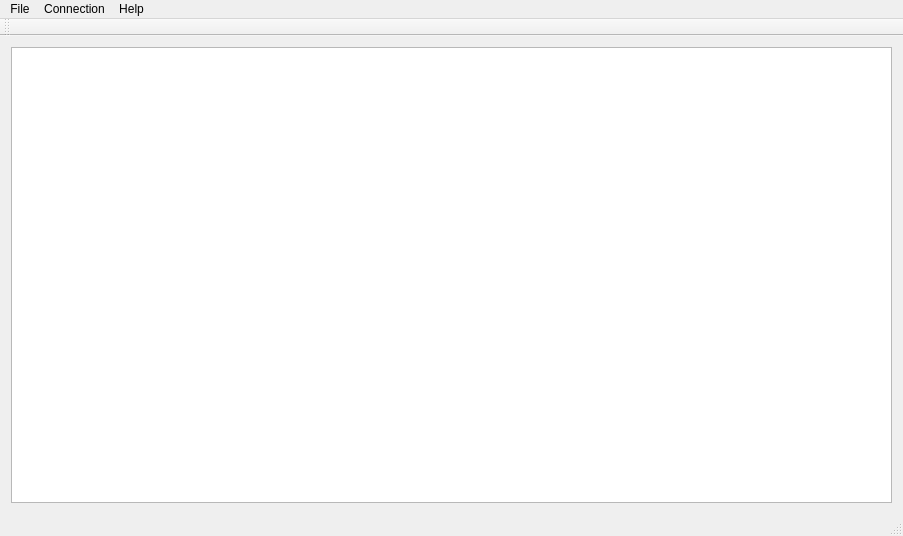
<?xml version="1.0" encoding="UTF-8"?>
<ui version="4.0">
 <class>MainWindow</class>
 <widget class="QMainWindow" name="MainWindow">
  <property name="geometry">
   <rect>
    <x>0</x>
    <y>0</y>
    <width>903</width>
    <height>536</height>
   </rect>
  </property>
  <property name="windowTitle">
   <string>Oscilloscope example</string>
  </property>
  <widget class="QWidget" name="centralWidget">
   <layout class="QHBoxLayout" name="horizontalLayout">
    <item>
     <widget class="QChartView" name="chartView"/>
    </item>
   </layout>
  </widget>
  <widget class="QMenuBar" name="menuBar">
   <property name="geometry">
    <rect>
     <x>0</x>
     <y>0</y>
     <width>903</width>
     <height>20</height>
    </rect>
   </property>
   <widget class="QMenu" name="menuFile">
    <property name="title">
     <string>File</string>
    </property>
    <addaction name="actionQuit"/>
   </widget>
   <widget class="QMenu" name="menuConnection">
    <property name="title">
     <string>Connection</string>
    </property>
    <addaction name="actionConnect"/>
    <addaction name="actionDisconnect"/>
   </widget>
   <widget class="QMenu" name="menuAbout">
    <property name="title">
     <string>Help</string>
    </property>
    <addaction name="actionInfo"/>
   </widget>
   <addaction name="menuFile"/>
   <addaction name="menuConnection"/>
   <addaction name="menuAbout"/>
  </widget>
  <widget class="QToolBar" name="mainToolBar">
   <attribute name="toolBarArea">
    <enum>TopToolBarArea</enum>
   </attribute>
   <attribute name="toolBarBreak">
    <bool>false</bool>
   </attribute>
  </widget>
  <widget class="QStatusBar" name="statusBar"/>
  <action name="actionQuit">
   <property name="text">
    <string>Quit</string>
   </property>
  </action>
  <action name="actionConnect">
   <property name="text">
    <string>Connect...</string>
   </property>
  </action>
  <action name="actionDisconnect">
   <property name="text">
    <string>Disconnect</string>
   </property>
  </action>
  <action name="actionInfo">
   <property name="text">
    <string>Info</string>
   </property>
  </action>
 </widget>
 <layoutdefault spacing="6" margin="11"/>
 <customwidgets>
  <customwidget>
   <class>QChartView</class>
   <extends>QGraphicsView</extends>
   <header>QtCharts</header>
  </customwidget>
 </customwidgets>
 <resources/>
 <connections/>
</ui>
